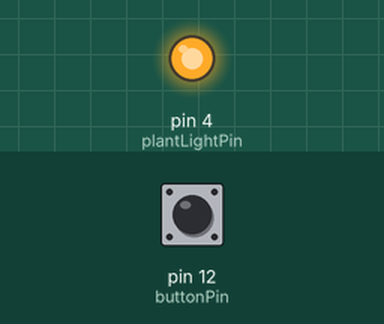
Bench run of a sketch on a simulated Arduino Uno, built with avr-gcc and run on an emulated ATmega328P. On the bench: output pins drawn as LEDs (lit = HIGH). The test bench sets the inputs (shaded band); at power-on: pin 12 (buttonPin) HIGH. What the sketch prints to the serial monitor is not drawn.

Above: at 1.2 s.
1.3 s: pin 12 (buttonPin) pulled LOW for 0.15 s
Timing chart, 0 to 4.3 s (numbered marks = the images above; inputs shaded):
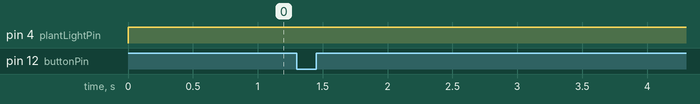

Measured:
- after the input at 1.3 s, every drawn part: stays the same

The sketch:

plant_light.ino
```cpp
const int buttonPin = 12;
const int plantLightPin = 4;

bool toggleOff = 0;
int prevState = 0;
int buttonState = 0;

void setup() {
  pinMode(plantLightPin, OUTPUT);
  pinMode(buttonPin, INPUT);
  Serial.begin(9600);
}
void loop() {
  buttonState = digitalRead(buttonPin);

  if (prevState == HIGH && buttonState == LOW) { //pressed
    Serial.println("PRESSED");
    toggleOff != toggleOff;
  }

  if (toggleOff) {
    digitalWrite(plantLightPin, LOW);
  } else {
    digitalWrite(plantLightPin, HIGH); //HIGH is light on
  }

  prevState = buttonState;
}
```
